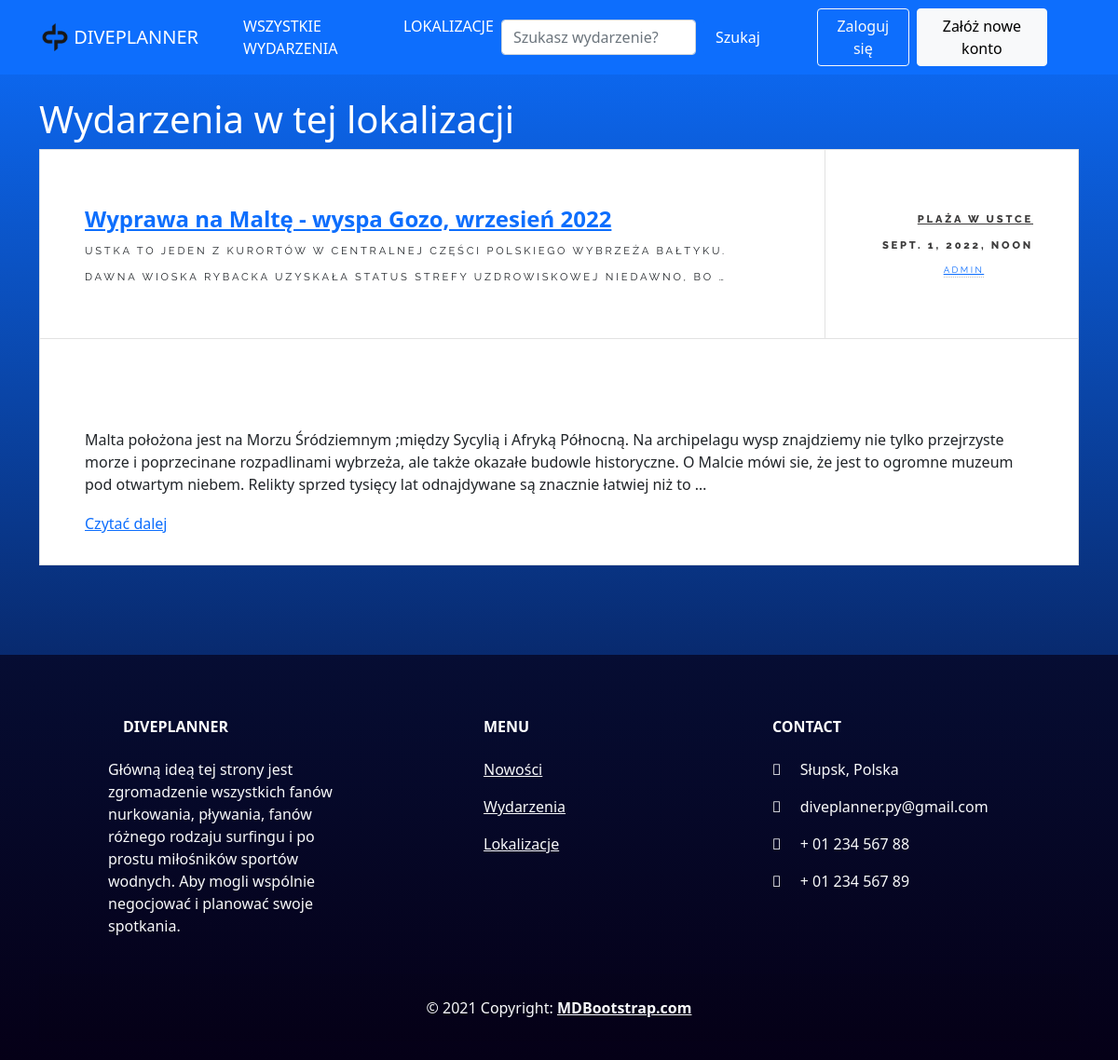
Screenshot of /events/venue_events/1 with the database file from the repository.
### events/models.py (models this page shows, shortened)
class Event(models.Model):
    name = models.CharField('Event Name', max_length=60)
    description = RichTextField(blank=True, null=True)
    short_description = models.TextField(blank=True, null=True, max_length=500)
    venue = models.ForeignKey(Venue, blank=True, null=True, on_delete=models.CASCADE)
    event_date = models.DateTimeField('Event date')
    manager = models.ForeignKey(User, blank=True, null=True, on_delete=models.SET_NULL)
    participants = models.ManyToManyField(Participant, related_name='participant_list', blank=True)
    event_status = models.BooleanField(default=False)
    def __str__(self):
        return self.name

class Venue(models.Model):
    name = models.CharField('Venue name', max_length=120)
    owner = models.IntegerField('Owner', blank=False, default=1)
    address = models.CharField(max_length=120)
    long = models.FloatField(blank=True, null=True)
    lat = models.FloatField(blank=True, null=True)
    image = models.ImageField(null=True, blank=True, upload_to="images/events/%Y/%m/%d/")
    postcode = models.CharField('Postcode', max_length=20)
    phone = models.CharField('Contact phone', max_length=15, blank=True)
    details = RichTextField(blank=True, null=True)
    def __str__(self):
        return self.name

### events/views.py (the view)
# urls.py: path('venue_events/<venue_id>', venue_events, name='venue_events'),
def venue_events(request, venue_id):
	venue = Venue.objects.get(id=venue_id)
	events = venue.event_set.all()
	if events:
		return render(request, 'events/venue_events.html', {
			"events":events
			})
	else:
		messages.success(request, ("W tym miejscu nie ma żadnych wydarzeń w tej chwili"))
		return redirect('all_venues')

### templates/events/venue_events.html (shortened to what this page needs)
{% extends 'blog/base.html' %}
{% block content %}
<h1>Wydarzenia w tej lokalizacji</h1>
{% for event in events %}
        {% if event.event_status %}
        <article class="post">
            <header>
                <div class="title">
                    <h2><a href="{% url 'show_event' event.id %}">{{event}}</a></h2>
                    <p>
                        {% autoescape on %}
                        {{ event.venue.details|safe|truncatewords:20}}
                        {% endautoescape %}
                    </p>
                </div>
                <div class="meta">
                    <a href="" class="published"><span class="name">{{ event.venue }}</span></a>
                    <time class="published" datetime="2015-11-01">{{ event.event_date }}</time>
                    {% if event.manager.user.profile %}
                    <a href="{% url 'show_profile' event.manager.user.profile.id %}" class="author"><span class="name">{{ event.manager }}</span><img src="#" alt=""/></a>
                    {% else %}
                    <a href="" class="author"><span class="name">{{ event.manager }}</span><img src="#" alt=""/></a>
                    {% endif %}
                </div>
            </header>
            <p>{{ event.short_description|safe|linebreaks|truncatewords:50}}</p>
            <footer>
                <ul class="actions">
                    <li><a href="{% url 'show_event' event.id %}" class="button big">Czytać dalej</a></li>
                </ul>
            </footer>
        </article>
        <br>
        {% endif %}
    {% endfor %}
{% endblock %}

### static/css/styles.css (style rules this page uses)
h1, h2, h3, h4, h5, h6 { color: white; }
a { color: white; }
body { width: 100%; font-family: Arial, sans-serif; }
.date, .author { margin: 0; }
.author { float: right; }
p { margin: 1em 0; }

### static/css/main.css (style rules this page uses)
.author { display: -moz-flex; display: -webkit-flex; display: -ms-flex; display: flex; -moz-flex-direction: row; -webkit-flex-direction: row; -ms-flex-direction: row; flex-direction: row; -moz-align-items: center; -webkit-align-items: center; -ms-align-items: center; align-items: center; -moz-justify-content: -moz-flex-end; -webkit-justify-content: -webkit-flex-end; -ms-justify-content: -ms-flex-end; justify-content: flex-end; border-bottom: 0; font-family: "Raleway", Helvetica, sans-serif; font-size: 0.6em; font-weight: 400; letter-spacing: 0.25em; text-transform: uppercase; white-space: nowrap; }
.author .name { -moz-transition: border-bottom-color 0.2s ease; -webkit-transition: border-bottom-color 0.2s ease; -ms-transition: border-bottom-color 0.2s ease; transition: border-bottom-color 0.2s ease; border-bottom: dotted 1px rgba(160, 160, 160, 0.65); display: block; margin: 0 1.5em 0 0; }
ul { list-style: disc; margin: 0 0 2em 0; padding-left: 1em; }
ul li { padding-left: 0.5em; }
ul.actions { cursor: default; list-style: none; padding-left: 0; }
ul.actions li { display: inline-block; padding: 0 1.5em 0 0; vertical-align: middle; }
ul.actions li:last-child { padding-right: 0; }
.post { padding: 3em 3em 1em 3em ; background: #ffffff; border: solid 1px rgba(160, 160, 160, 0.3); margin: 0 0 3em 0; position: relative; }
.post > header { display: -moz-flex; display: -webkit-flex; display: -ms-flex; display: flex; border-bottom: solid 1px rgba(160, 160, 160, 0.3); left: -3em; margin: -3em 0 3em 0; position: relative; width: calc(100% + 6em); }
.post > header .title { -moz-flex-grow: 1; -webkit-flex-grow: 1; -ms-flex-grow: 1; flex-grow: 1; -ms-flex: 1; padding: 3.75em 3em 3.3em 3em; }
.post > header .title h2 { font-weight: 900; font-size: 1.5em; }
.post > header .title > :last-child { margin-bottom: 0; }
.post > header .meta { padding: 3.75em 3em 1.75em 3em ; border-left: solid 1px rgba(160, 160, 160, 0.3); min-width: 17em; text-align: right; width: 17em; }
.post > header .meta > * { margin: 0 0 1em 0; }
.post > header .meta > :last-child { margin-bottom: 0; }
.post > header .meta .published { color: #3c3b3b; display: block; font-family: "Raleway", Helvetica, sans-serif; font-size: 0.7em; font-weight: 800; letter-spacing: 0.25em; margin-top: 0.5em; text-transform: uppercase; white-space: nowrap; }
.post > footer { display: -moz-flex; display: -webkit-flex; display: -ms-flex; display: flex; -moz-align-items: center; -webkit-align-items: center; -ms-align-items: center; align-items: center; }
.post > footer .actions { -moz-flex-grow: 1; -webkit-flex-grow: 1; -ms-flex-grow: 1; flex-grow: 1; }
header p { font-family: "Raleway", Helvetica, sans-serif; font-size: 0.7em; font-weight: 400; letter-spacing: 0.25em; line-height: 2.5; margin-top: -1em; text-transform: uppercase; }

### rows the page displays
Event: name "Wyprawa na Maltę - wyspa Gozo, wrzesień 2022", venue.details "USTKA TO JEDEN Z KURORTÓW W CENTRALNEJ CZĘŚCI POLSKIEGO WYBRZEŻA BAŁTYKU. DAWNA WIOSKA RYBACKA UZYSKAŁA STATUS STREFY UZDROWISKOWEJ NIEDAWNO, BO …", venue "PLAŻA W USTCE", event_date "SEPT. 1, 2022, NOON", manager "ADMIN", short_description "Malta położona jest na Morzu Śródziemnym ;między Sycylią i Afryką Północną. Na archipelagu wysp znajdziemy nie tylko przejrzyste morze i poprzecinane rozpadlinami wybrzeża, ale także okazałe budowle historyczne. O Malcie mówi sie, że jest to ogromne muzeum pod otwartym niebem. Relikty sprzed tysięcy lat odnajdywane są znacznie łatwiej niż to …"
